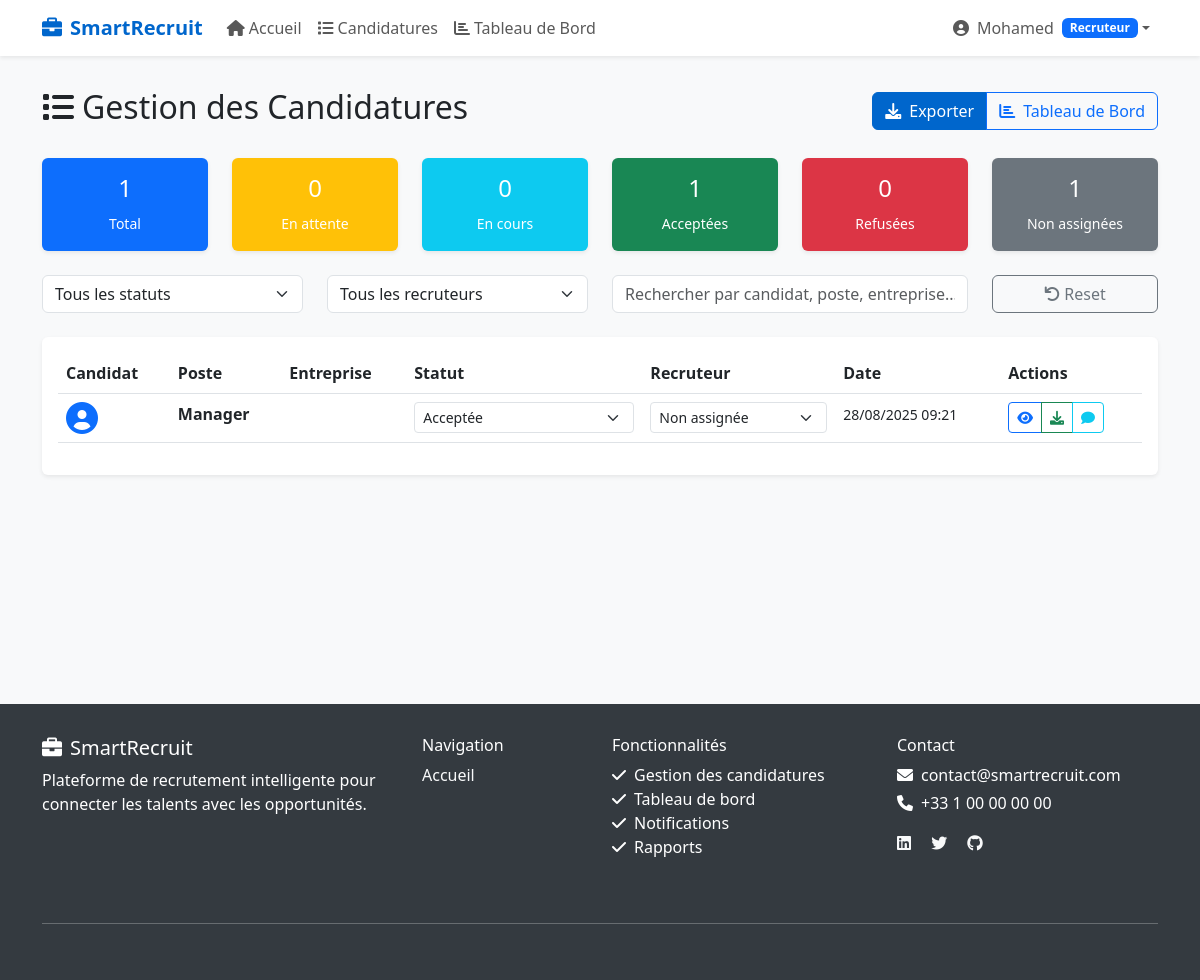
The app's page /candidatures/list/ (signed in), older data.
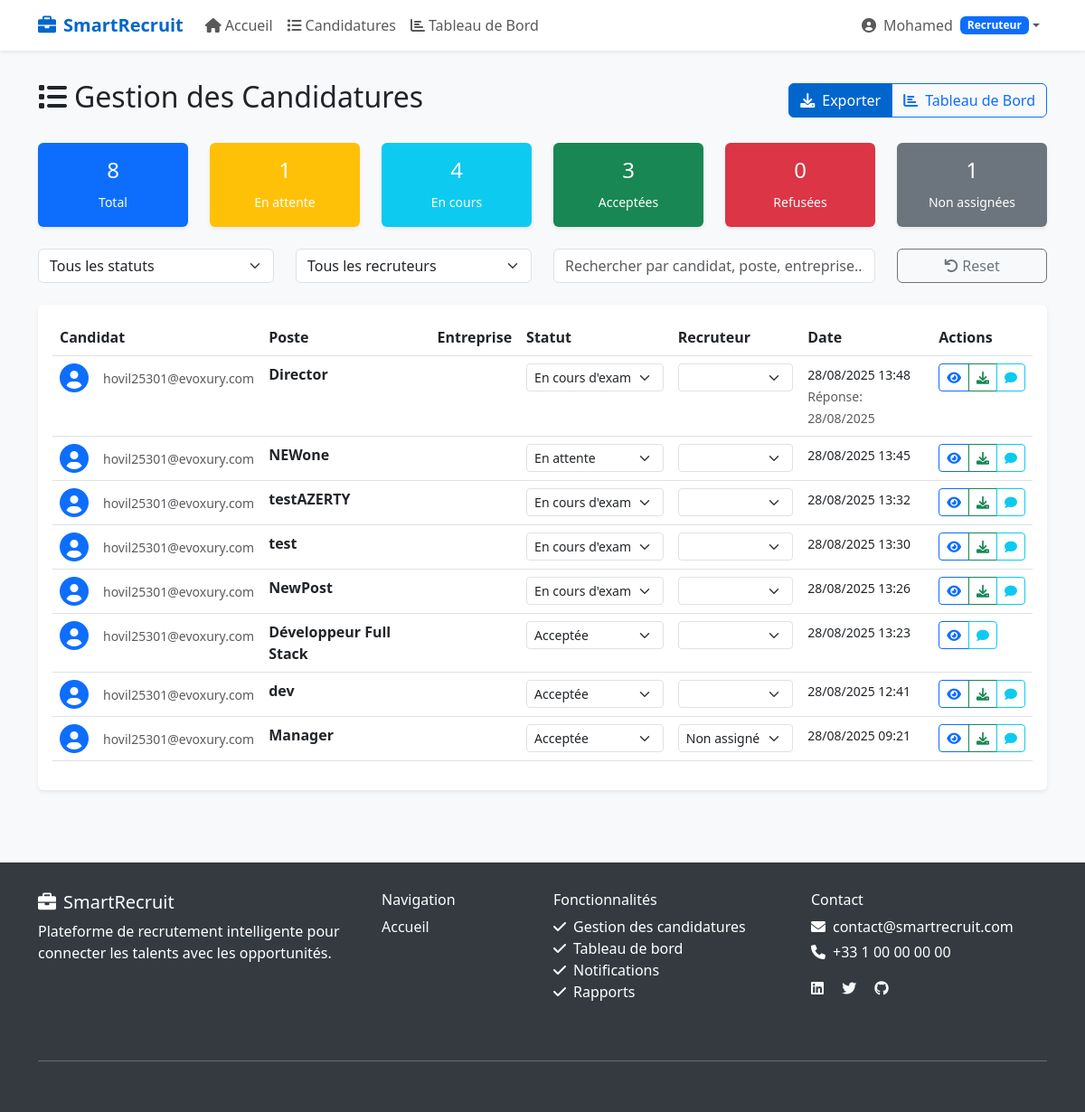
The same page, newer data.
### candidatures/models.py (models this page shows, shortened)
class Candidature(models.Model):
    STATUS_CHOICES = [
        ('en_attente', 'En attente'),
        ('acceptee', 'Acceptée'),
        ('refusee', 'Refusée'),
        ('en_cours', 'En cours d\'examen'),
    ]
    candidat = models.ForeignKey(
        User,
        on_delete=models.CASCADE,
        related_name='candidatures',
        limit_choices_to={'role': 'candidat'},
        verbose_name='Candidat'
    )
    poste = models.CharField(
        max_length=200,
        verbose_name='Poste visé'
    )
    cv = models.FileField(
        upload_to=candidature_file_path,
        validators=[
            FileExtensionValidator(allowed_extensions=['pdf', 'doc', 'docx']),
            validate_file_size
        ],
        verbose_name='CV',
        help_text='Formats acceptés: PDF, DOC, DOCX (max 5MB)'
    )
    lettre_motivation = models.FileField(
        upload_to=candidature_file_path,
        validators=[
            FileExtensionValidator(allowed_extensions=['pdf', 'doc', 'docx']),
            validate_file_size
        ],
        blank=True,
        null=True,
        verbose_name='Lettre de motivation',
        help_text='Formats acceptés: PDF, DOC, DOCX (max 5MB)'
    )
    message = models.TextField(
        blank=True,
        null=True,
        verbose_name='Message d\'accompagnement',
        help_text='Message optionnel du candidat'
    )
    status = models.CharField(
        max_length=20,
        choices=STATUS_CHOICES,
        default='en_attente',
        verbose_name='Statut'
    )
    date_candidature = models.DateTimeField(
        auto_now_add=True,
        verbose_name='Date de candidature'
    )
    date_modification = models.DateTimeField(
        auto_now=True,
        verbose_name='Dernière modification'
    )
    recruteur_assigne = models.ForeignKey(
        User,
        on_delete=models.SET_NULL,
        related_name='candidatures_assignees',
        limit_choices_to={'role': 'recruteur'},
        blank=True,
        null=True,
        verbose_name='Recruteur assigné'
    )
    commentaire_recruteur = models.TextField(
        blank=True,
        null=True,
        verbose_name='Commentaire du recruteur'
    )
    date_reponse = models.DateTimeField(
        blank=True,
        null=True,
        verbose_name='Date de réponse'
    )
    class Meta:
        verbose_name = 'Candidature'
        verbose_name_plural = 'Candidatures'
        ordering = ['-date_candidature']
        unique_together = ['candidat', 'poste']

### users/models.py (models this page shows, shortened)
class User(AbstractUser):
    ROLE_CHOICES = [
        ('admin', 'Administrateur'),
        ('recruteur', 'Recruteur'),
        ('candidat', 'Candidat'),
    ]
    role = models.CharField(
        max_length=20,
        choices=ROLE_CHOICES,
        default='candidat',
        verbose_name='Rôle'
    )
    phone = models.CharField(
        max_length=20,
        blank=True,
        null=True,
        verbose_name='Téléphone'
    )
    created_at = models.DateTimeField(auto_now_add=True)
    updated_at = models.DateTimeField(auto_now=True)
    class Meta:
        verbose_name = 'Utilisateur'
        verbose_name_plural = 'Utilisateurs'
        ordering = ['-created_at']
    @property
    def is_admin(self):
        return self.role == 'admin'
    @property
    def is_recruiter(self):
        return self.role == 'recruteur'
    @property
    def is_candidate(self):
        return self.role == 'candidat'

### candidatures/views.py (the view, shortened to what this page needs)
# urls.py: path('list/', candidatures_list_view, name='list'),
@login_required
def candidatures_list_view(request):
    if not (request.user.is_recruiter or request.user.is_admin):
        messages.error(request, 'Accès non autorisé.')
        return redirect('users:home')
    candidatures_queryset = Candidature.objects.all().select_related(
        'candidat', 'recruteur_assigne'
    ).prefetch_related('analyse_ia').order_by('-date_candidature')
    form = CandidatureSearchForm(request.GET)
    if form.is_valid():
        search = form.cleaned_data.get('search')
        status_filter = form.cleaned_data.get('status')
        date_from = form.cleaned_data.get('date_from')
        date_to = form.cleaned_data.get('date_to')
        if status_filter:
            candidatures_queryset = candidatures_queryset.filter(status=status_filter)
        if date_from:
            candidatures_queryset = candidatures_queryset.filter(date_candidature__gte=date_from)
        if date_to:
            candidatures_queryset = candidatures_queryset.filter(date_candidature__lte=date_to)
    recruiter_filter = request.GET.get('recruiter')
    if recruiter_filter == 'unassigned':
        candidatures_queryset = candidatures_queryset.filter(recruteur_assigne__isnull=True)
    elif recruiter_filter:
        candidatures_queryset = candidatures_queryset.filter(recruteur_assigne_id=recruiter_filter)
    paginator = Paginator(candidatures_queryset, 20)
    page_number = request.GET.get('page')
    candidatures = paginator.get_page(page_number)
    all_candidatures = Candidature.objects.all()
    stats = {
        'total': all_candidatures.count(),
        'en_attente': all_candidatures.filter(status='en_attente').count(),
        'en_cours': all_candidatures.filter(status='en_cours').count(),
        'acceptees': all_candidatures.filter(status='acceptee').count(),
        'refusees': all_candidatures.filter(status='refusee').count(),
        'non_assignees': all_candidatures.filter(recruteur_assigne__isnull=True).count(),
    }
    recruiters = User.objects.filter(role='recruteur', is_active=True)
    return render(request, 'candidatures/list.html', {
        'candidatures': candidatures,
        'stats': stats,
        'form': form,
        'recruiters': recruiters
    })

### candidatures/forms.py
class CandidatureSearchForm(forms.Form):
    search = forms.CharField(
        max_length=100,
        required=False,
        widget=forms.TextInput(attrs={
            'class': 'form-control',
            'placeholder': 'Rechercher par poste, entreprise...'
        })
    )
    status = forms.ChoiceField(
        choices=[('', 'Tous les statuts')] + Candidature.STATUS_CHOICES,
        required=False,
        widget=forms.Select(attrs={'class': 'form-select'})
    )
    date_from = forms.DateField(
        required=False,
        widget=forms.DateInput(attrs={'class': 'form-control', 'type': 'date'})
    )
    date_to = forms.DateField(
        required=False,
        widget=forms.DateInput(attrs={'class': 'form-control', 'type': 'date'})
    )

### candidatures/templates/candidatures/list.html (shortened to what the changed rows need)
{% extends 'base.html' %}
{% block content %}
<div class="d-flex justify-content-between align-items-center mb-4">
    <h2><i class="fas fa-list me-2"></i>Gestion des Candidatures</h2>
</div>
<div class="row mb-4">
    <div class="col-md-2">
        <div class="card bg-primary text-white">
            <div class="card-body text-center">
                <h4>{{ stats.total|default:0 }}</h4>
                <small>Total</small>
            </div>
        </div>
    </div>
    <div class="col-md-2">
        <div class="card bg-warning text-white">
            <div class="card-body text-center">
                <h4>{{ stats.en_attente|default:0 }}</h4>
                <small>En attente</small>
            </div>
        </div>
    </div>
    <div class="col-md-2">
        <div class="card bg-info text-white">
            <div class="card-body text-center">
                <h4>{{ stats.en_cours|default:0 }}</h4>
                <small>En cours</small>
            </div>
        </div>
    </div>
    <div class="col-md-2">
        <div class="card bg-success text-white">
            <div class="card-body text-center">
                <h4>{{ stats.acceptees|default:0 }}</h4>
                <small>Acceptées</small>
            </div>
        </div>
    </div>
</div>
<div class="card">
    <div class="card-body">
        <div class="table-responsive">
            <table class="table table-hover" id="candidaturesTable">
                <thead>
                    <tr>
                        <th>Candidat</th>
                        <th>Poste</th>
                        <th>Entreprise</th>
                        <th>Statut</th>
                        <th>Recruteur</th>
                        <th>Date</th>
                        <th>Actions</th>
                    </tr>
                </thead>
                <tbody>
                    {% for candidature in candidatures %}
                        <tr class="candidature-row"
                            data-status="{{ candidature.status }}"
                            data-recruiter="{{ candidature.recruteur_assigne.id|default:'unassigned' }}"
                            data-search="{{ candidature.candidat.first_name }} {{ candidature.candidat.last_name }} {{ candidature.poste }} {{ candidature.entreprise }}">
                            <td>
                                <div class="d-flex align-items-center">
                                    <i class="fas fa-user-circle fa-2x text-primary me-3"></i>
                                    <div>
                                        <small class="text-muted">{{ candidature.candidat.email }}</small>
                                    </div>
                                </div>
                            </td>
                            <td>
                                <strong>{{ candidature.poste }}</strong>
                            </td>
                            <td>{{ candidature.entreprise }}</td>
                            <td>
                                <select class="form-select form-select-sm status-select"
                                        data-candidature-id="{{ candidature.id }}"
                                        onchange="updateStatus(this)">
                                    <option value="en_attente" {% if candidature.status == 'en_attente' %}selected{% endif %}>En attente</option>
                                    <option value="en_cours" {% if candidature.status == 'en_cours' %}selected{% endif %}>En cours d'examen</option>
                                    <option value="acceptee" {% if candidature.status == 'acceptee' %}selected{% endif %}>Acceptée</option>
                                </select>
                            </td>
                            <td>
                                <select class="form-select form-select-sm recruiter-select"
                                        data-candidature-id="{{ candidature.id }}"
                                        onchange="assignRecruiter(this)">
                                    <option value="">Non assignée</option>
                                    {% for recruiter in recruiters %}
                                        <option value="{{ recruiter.id }}"
                                                {% if candidature.recruteur_assigne.id == recruiter.id %}selected{% endif %}>
                                        </option>
                                    {% endfor %}
                                </select>
                            </td>
                            <td>
                                <small>{{ candidature.date_candidature|date:"d/m/Y H:i" }}</small>
                                {% if candidature.date_reponse %}
                                    <br><small class="text-muted">Réponse: {{ candidature.date_reponse|date:"d/m/Y" }}</small>
                                {% endif %}
                            </td>
                            <td>
                                <div class="btn-group btn-group-sm">
                                    <button class="btn btn-outline-primary" onclick="viewCandidature({{ candidature.id }})" title="Voir les détails">
                                        <i class="fas fa-eye"></i>
                                    </button>
                                    {% if candidature.cv %}
                                        <a href="{{ candidature.cv.url }}" class="btn btn-outline-success" title="Télécharger CV" target="_blank">
                                            <i class="fas fa-download"></i>
                                        </a>
                                    {% endif %}
                                    <button class="btn btn-outline-info" onclick="addComment({{ candidature.id }})" title="Ajouter un commentaire">
                                        <i class="fas fa-comment"></i>
                                    </button>
                                </div>
                            </td>
                        </tr>
                    {% endfor %}
                </tbody>
            </table>
        </div>
    </div>
</div>
{% endblock %}

Row changes from the older to the newer data that the page shows:
added Candidature: candidat.email "hovil25301@evoxury.com", poste "Director", status+id "En cours d'examen", date_candidature "28/08/2025 13:48", date_reponse "28/08/2025"
added Candidature: candidat.email "hovil25301@evoxury.com", poste "NEWone", status+id "En attente", date_candidature "28/08/2025 13:45"
added Candidature: candidat.email "hovil25301@evoxury.com", poste "testAZERTY", status+id "En cours d'examen", date_candidature "28/08/2025 13:32"
added Candidature: candidat.email "hovil25301@evoxury.com", poste "test", status+id "En cours d'examen", date_candidature "28/08/2025 13:30"
added Candidature: candidat.email "hovil25301@evoxury.com", poste "NewPost", status+id "En cours d'examen", date_candidature "28/08/2025 13:26"
added Candidature: candidat.email "hovil25301@evoxury.com", poste "Développeur Full Stack", status+id "Acceptée", date_candidature "28/08/2025 13:23"
added Candidature: candidat.email "hovil25301@evoxury.com", poste "dev", status+id "Acceptée", date_candidature "28/08/2025 12:41"
changed through a linked row, Candidature "Manager": candidat.email (not shown) → "hovil25301@evoxury.com"
Text that changed along with them:
{{ stats.total|default:0 }}: "1" → "8"
{{ stats.en_attente|default:0 }}: "0" → "1"
{{ stats.en_cours|default:0 }}: "0" → "4"
{{ stats.acceptees|default:0 }}: "1" → "3"
